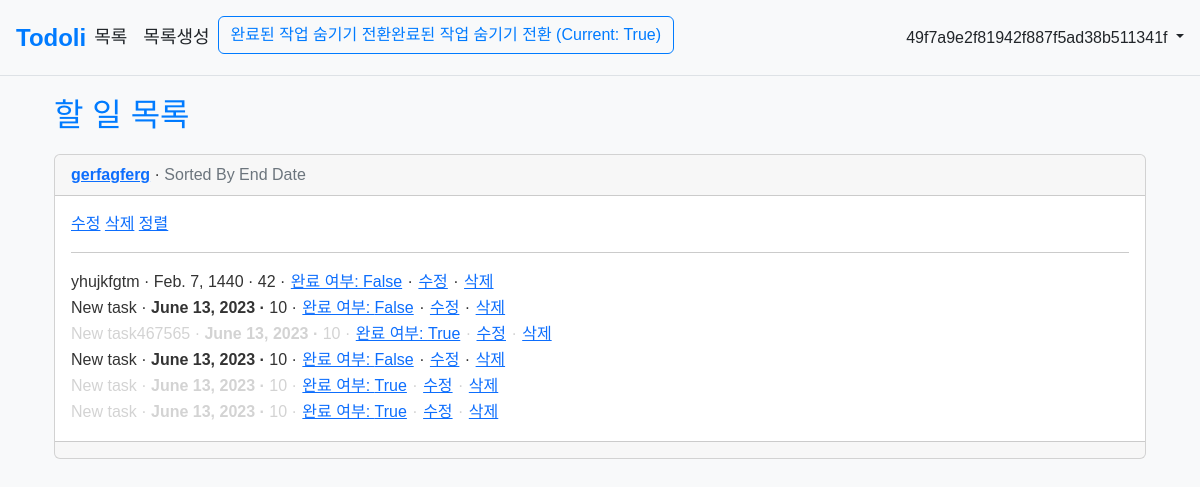
The page /lists/ (signed in) on the database its author committed.
### accounts/models.py (models this page shows)
class CustomUser(AbstractUser):
	pass

### lists/models.py (models this page shows, shortened)
class FrontendOptions(models.Model):
	user = models.OneToOneField(settings.AUTH_USER_MODEL, on_delete=models.CASCADE, related_name='frontend_options')
	hide_finished_tasks = models.BooleanField(default=False)
	@classmethod
	def get(cls, user):
		try:
			frontend_options = cls.objects.get(user=user)
		except cls.DoesNotExist:
			frontend_options = cls.objects.create(user=user)
		return frontend_options

class List(models.Model):
	title = models.CharField(max_length=255)
	author = models.ForeignKey(
		settings.AUTH_USER_MODEL,
		on_delete=models.CASCADE,
	)
	sort_criterion = models.CharField(
		max_length=2,
		choices=SortCriterion.choices,
		default=SortCriterion.BY_END_DATE,
	)
	def get_absolute_url(self):
		return reverse("list_detail", kwargs={"pk": self.pk})
	def sort(self):
		if self.sort_criterion == SortCriterion.BY_PRIORITY:
			return self.task_set.order_by("priority")
		elif self.sort_criterion == SortCriterion.BY_END_DATE:
			return self.task_set.order_by("end_date")
		else:
			warnings.warn("Invalid sort criterion encountered.", UserWarning)
			return self.task_set.all()

class Task(models.Model):
	list = models.ForeignKey(List, on_delete=models.CASCADE)
	title = models.CharField(max_length=255)
	end_date = models.DateField() #Or DateField
	priority = models.IntegerField()
	is_done = models.BooleanField(default=False)
	def should_show_alarm(self):
		now = timezone.now().date()
		tomorrow = now + timezone.timedelta(days=1)
		return self.end_date == now or self.end_date == tomorrow

### lists/views.py (the view)
# urls.py: path("", ListListView.as_view(), name="list_list"),
class ListListView(AllowGuestUserMixin, LoginRequiredMixin, UserCanAccessMixin, ListView):
	model = List
	template_name = "list_list.html"

### lists/templatetags/frontend_options_extras.py (called while the page is built)
@register.filter
def get_hide_finished_tasks(user):
    frontend_options = FrontendOptions.get(user)
    return frontend_options.hide_finished_tasks

### lists/views.py (called while the page is built)
	def get_queryset(self):
		queryset = super().get_queryset()
		queryset = queryset.filter(author=self.request.user)
		return queryset

### templates/list_list.html (shortened to what this page needs)
{% extends "base.html" %}
{% block content %}
  <div class="container">
    <h1>할 일 목록</h1>
    {% for list_item in list_list %}
      <div class="card">
        <div class="card-header">
          <span class="fw-bold">
            <a href="{{ list_item.get_absolute_url }}">{{ list_item.title }}</a>
          </span> &middot;
          <span class="text-muted">Sorted {{ list_item.get_sort_criterion_display }}</span>
        </div>
        <div class="card-body">
          <a href="{% url 'list_edit' list_item.pk %}">수정</a>
          <a href="{% url 'list_delete' list_item.pk %}">삭제</a>
          <a href="{% url 'list_sort' list_item.pk %}">정렬</a>
          <hr>
          <div>
            {% for task in list_item.sort %}
              {% include 'task_item.html' %}
            {% endfor %}
          </div>
        </div>
        <div class="card-footer text-center text-muted">
        </div>
      </div>
      <br />
    {% endfor %}
  </div>
{% endblock content %}

### templates/base.html (shortened to what this page needs)
<!DOCTYPE html>
<html>
<head>
  <link href="https://cdn.jsdelivr.net/npm/bootstrap@5.2.3/dist/css/bootstrap.min.css" rel="stylesheet"
>
</head>
<body>
  <header class="p-3 mb-3 border-bottom">
    <div class="d-flex flex-wrap align-items-center justify-content-center justify-content-lg-start">
      <a class="navbar-brand" href="{% url 'home' %}">Todoli</a>
      <ul class="nav col-12 col-lg-auto me-lg-auto mb-2 justify-content-center mb-md-0">
        <li><a href="{% url 'list_list' %}" class="nav-link px-2 link-dark">목록</a></li>
        {% if user.is_authenticated %}
        <li><a href="{% url 'list_new' %}" class="nav-link px-2 link-dark">목록생성</a></li>
        <li>
          <form method="post" action="{% url 'toggle_hide_finished_tasks' %}">
            <button type="submit" class="btn btn-outline-primary">
              완료된 작업 숨기기 전환완료된 작업 숨기기 전환
              (Current:
              {% load frontend_options_extras %}
              {{ request.user|get_hide_finished_tasks }})
            </button>
          </form>
        </li>
        </ul>
        <div class="dropdown text-end">
          <a href="#" class="d-block link-dark text-decoration-none dropdown-toggle" id="dropdownUser1"
            data-bs-toggle="dropdown" aria-expanded="false">
            {{ user.username }}
          </a>
        </div>
        {% else %}
        </ul>
        <div class="text-end">
          <a href="{% url 'login' %}" class="btn btn-outline-primary me-2">로그인</a>
          <a href="{% url 'signup' %}" class="btn btn-primary">회원가입</a>
        </div>
        {% endif %}
      </div>
  </header>
  <main>
    <div class="container">
      {% block content %}
      {% endblock content %}
    </div>
  </main>
</body>
</html>

### templates/task_item.html (shortened to what this page needs)
{% load frontend_options_extras %}
<span {% if request.user|get_hide_finished_tasks and task.is_done %}class="hidden"{% endif %}>
	<span class="font-weight-bold">
		{{ task.title }} &middot;
	</span>
	{% if task.should_show_alarm %}
		<span class="alarm">
	{% else %}
		<span>
	{% endif %}
	{{ task.end_date }} &middot;
	</span>
	{{ task.priority }} &middot;
	<form method="post" action="{% url 'task_toggle_done' task.id %}" style="display: inline;">
		<button type="submit" class="btn btn-link p-0">완료 여부: {{ task.is_done }}</button>
	</form> &middot;
	<a href="{% url 'task_edit' task.id %}" class="btn btn-link p-0">수정</a> &middot;
	<a href="{% url 'task_delete' task.id %}" class="btn btn-link p-0">삭제</a>
</span>
<br>

### templates/base.html (style rules this page uses)
body { background-color: #f8f9fa; font-family: Arial, sans-serif; color: #333; }
.navbar-brand { font-size: 24px; font-weight: bold; color: #007bff; text-decoration: none; }
.nav-link { font-size: 18px; color: #007bff; text-decoration: none; }
.container { margin-top: 20px; }
h1 { font-size: 32px; color: #007bff; margin-bottom: 20px; }
.btn-outline-primary { color: #007bff; border-color: #007bff; }
.hidden { color: LightGray; }
.alarm { font-weight: bold; }

### rows shown on the page
CustomUser: user|get_hide_finished_tasks "True", username "49f7a9e2f81942f887f5ad38b511341f"
List: title "gerfagferg", sort_criterion "By End Date"
Task: title "yhujkfgtm", end_date "Feb. 7, 1440", priority "42", is_done "False"
Task: title "New task", end_date "June 13, 2023", priority "10", is_done "False"
Task: title "New task467565", end_date "June 13, 2023", priority "10", is_done "True"
Task: title "New task", end_date "June 13, 2023", priority "10", is_done "False"
Task: title "New task", end_date "June 13, 2023", priority "10", is_done "True"
Task: title "New task", end_date "June 13, 2023", priority "10", is_done "True"
